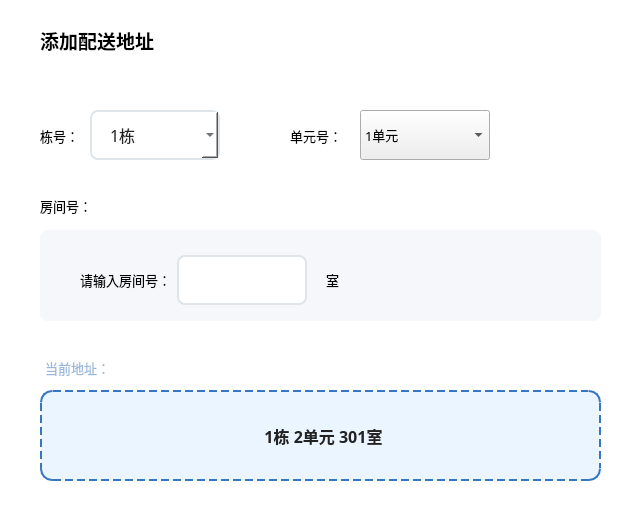
  <widget class="QFrame" name="frmInputArea">
   <property name="geometry">
    <rect>
     <x>69</x>
     <y>129</y>
     <width>641</width>
     <height>521</height>
    </rect>
   </property>
   <property name="minimumSize">
    <size>
     <width>514</width>
     <height>383</height>
    </size>
   </property>
   <property name="maximumSize">
    <size>
     <width>999999</width>
     <height>999999</height>
    </size>
   </property>
   <property name="styleSheet">
    <string notr="true">QFrame {
  background: #ffffff;
  border-radius: 20px;
  height: 864.62px;
  position: relative;
  box-shadow: 0px 2px 60px 0px rgba(20, 65, 120, 0.02);

}
</string>
   </property>
   <property name="frameShape">
    <enum>QFrame::StyledPanel</enum>
   </property>
   <property name="frameShadow">
    <enum>QFrame::Raised</enum>
   </property>
   <widget class="QLabel" name="label_2">
    <property name="geometry">
     <rect>
      <x>40</x>
      <y>10</y>
      <width>191</width>
      <height>61</height>
     </rect>
    </property>
    <property name="font">
     <font>
      <family>微软雅黑</family>
      <pointsize>14</pointsize>
      <weight>75</weight>
      <bold>true</bold>
     </font>
    </property>
    <property name="text">
     <string>添加配送地址</string>
    </property>
   </widget>
   <widget class="QLabel" name="label_3">
    <property name="geometry">
     <rect>
      <x>40</x>
      <y>120</y>
      <width>111</width>
      <height>31</height>
     </rect>
    </property>
    <property name="font">
     <font>
      <family>微软雅黑</family>
      <pointsize>10</pointsize>
     </font>
    </property>
    <property name="text">
     <string>栋号：</string>
    </property>
   </widget>
   <widget class="QLabel" name="label_7">
    <property name="geometry">
     <rect>
      <x>290</x>
      <y>120</y>
      <width>71</width>
      <height>31</height>
     </rect>
    </property>
    <property name="font">
     <font>
      <family>微软雅黑</family>
      <pointsize>10</pointsize>
     </font>
    </property>
    <property name="text">
     <string>单元号：</string>
    </property>
   </widget>
   <widget class="QLabel" name="label_9">
    <property name="geometry">
     <rect>
      <x>40</x>
      <y>190</y>
      <width>111</width>
      <height>31</height>
     </rect>
    </property>
    <property name="font">
     <font>
      <family>微软雅黑</family>
      <pointsize>10</pointsize>
     </font>
    </property>
    <property name="text">
     <string>房间号：</string>
    </property>
   </widget>
   <widget class="QFrame" name="frame_5">
    <property name="geometry">
     <rect>
      <x>40</x>
      <y>230</y>
      <width>561</width>
      <height>91</height>
     </rect>
    </property>
    <property name="styleSheet">
     <string notr="true">QFrame{  
background: #f5f7fa;
  border-radius: 8px;
  height: 102.57px;
  position: relative
}</string>
    </property>
    <property name="frameShape">
     <enum>QFrame::StyledPanel</enum>
    </property>
    <property name="frameShadow">
     <enum>QFrame::Raised</enum>
    </property>
    <widget class="QWidget" name="layoutWidget_3">
     <property name="geometry">
      <rect>
       <x>40</x>
       <y>10</y>
       <width>299</width>
       <height>81</height>
      </rect>
     </property>
     <layout class="QGridLayout" name="gridLayout_4">
      <item row="0" column="2">
       <widget class="QLineEdit" name="editRoom">
        <property name="minimumSize">
         <size>
          <width>130</width>
          <height>50</height>
         </size>
        </property>
        <property name="maximumSize">
         <size>
          <width>130</width>
          <height>50</height>
         </size>
        </property>
        <property name="styleSheet">
         <string notr="true">QLineEdit{
border: 2px solid #e0e5ea;         /* 浅灰色描边 */
    border-radius: 8px;               /* 圆角半径（根据高度调整）*/
    background: #fff;                  /* 白底 */
    font-family: 'Microsoft YaHei';
    font-size: 12px;                   /* 字体大小 */
    color: #222;                       /* 文字颜色 */
    padding-left: 18px;                /* 左侧内边距让文字不贴边 */
    height: 56px;                      /* 高度，和实际按钮一致 */
}</string>
        </property>
       </widget>
      </item>
      <item row="0" column="4">
       <widget class="QLabel" name="lblRoomSuffix">
        <property name="font">
         <font>
          <family>微软雅黑</family>
          <pointsize>10</pointsize>
         </font>
        </property>
        <property name="styleSheet">
         <string notr="true">QLabel{
rgba(25, 25, 25, 50)

}</string>
        </property>
        <property name="text">
         <string>室</string>
        </property>
       </widget>
      </item>
      <item row="0" column="3">
       <spacer name="horizontalSpacer_2">
        <property name="orientation">
         <enum>Qt::Horizontal</enum>
        </property>
        <property name="sizeType">
         <enum>QSizePolicy::Fixed</enum>
        </property>
        <property name="sizeHint" stdset="0">
         <size>
          <width>13</width>
          <height>20</height>
         </size>
        </property>
       </spacer>
      </item>
      <item row="0" column="0">
       <widget class="QLabel" name="lblRoomTip">
        <property name="font">
         <font>
          <family>微软雅黑</family>
          <pointsize>10</pointsize>
         </font>
        </property>
        <property name="styleSheet">
         <string notr="true">QLabel{
rgba(25, 25, 25, 50)

}</string>
        </property>
        <property name="text">
         <string>请输入房间号：</string>
        </property>
       </widget>
      </item>
     </layout>
    </widget>
   </widget>
   <widget class="QLabel" name="frmCurrentAddress">
    <property name="geometry">
     <rect>
      <x>40</x>
      <y>390</y>
      <width>561</width>
      <height>91</height>
     </rect>
    </property>
    <property name="font">
     <font>
      <family>Microsoft YaHei</family>
      <pointsize>12</pointsize>
      <weight>75</weight>
      <bold>true</bold>
     </font>
    </property>
    <property name="styleSheet">
     <string notr="true">QLabel {
    background: #eaf5ff;                           /* 浅蓝背景 */
    border: 2px dashed #3777c2;                    /* 蓝色虚线边框 */
    border-radius: 12px;                            /* 圆角 */
    color: #222;                                    /* 字体颜色 */
    font-family: 'Microsoft YaHei';
    font-weight: bold;                              /* 加粗 */
    padding: 14px 10px 14px 16px;                   /* 内边距（可调）*/
}
</string>
    </property>
    <property name="text">
     <string>1栋 2单元 301室</string>
    </property>
    <property name="alignment">
     <set>Qt::AlignCenter</set>
    </property>
   </widget>
   <widget class="QLabel" name="lblCurrentAddressTip">
    <property name="geometry">
     <rect>
      <x>40</x>
      <y>360</y>
      <width>101</width>
      <height>16</height>
     </rect>
    </property>
    <property name="font">
     <font>
      <family>Microsoft YaHei</family>
      <pointsize>10</pointsize>
      <weight>50</weight>
      <bold>false</bold>
     </font>
    </property>
    <property name="styleSheet">
     <string notr="true">QLabel {
    color: #99b7db;          /* 浅蓝灰色（比主文字浅）*/
    font-weight: normal;     /* 不加粗 */
    font-family: 'Microsoft YaHei';
    background: transparent; /* 通常不用背景 */
    padding-left: 2px;       /* 和内容略微错开一点 */
}
</string>
    </property>
    <property name="text">
     <string>当前地址：</string>
    </property>
   </widget>
   <widget class="QComboBox" name="cmbBuilding">
    <property name="geometry">
     <rect>
      <x>90</x>
      <y>110</y>
      <width>130</width>
      <height>50</height>
     </rect>
    </property>
    <property name="minimumSize">
     <size>
      <width>130</width>
      <height>50</height>
     </size>
    </property>
    <property name="maximumSize">
     <size>
      <width>130</width>
      <height>50</height>
     </size>
    </property>
    <property name="font">
     <font>
      <family>Microsoft YaHei</family>
      <pointsize>-1</pointsize>
     </font>
    </property>
    <property name="cursor">
     <cursorShape>ArrowCursor</cursorShape>
    </property>
    <property name="styleSheet">
     <string notr="true"> QComboBox{
 	border: 2px solid #e0e5ea; 
    border-radius: 8px;
    background: #fff; 
    font-family: 'Microsoft YaHei';
    font-size: 16px; 
    color: #222;
    padding-left: 18px; 
    height: 56px; 
}
</string>
    </property>
    <item>
     <property name="text">
      <string>1栋</string>
     </property>
    </item>
    <item>
     <property name="text">
      <string>2栋</string>
     </property>
    </item>
    <item>
     <property name="text">
      <string>3栋</string>
     </property>
    </item>
    <item>
     <property name="text">
      <string>4栋</string>
     </property>
    </item>
    <item>
     <property name="text">
      <string>5栋</string>
     </property>
    </item>
    <item>
     <property name="text">
      <string>6栋</string>
     </property>
    </item>
    <item>
     <property name="text">
      <string>7栋</string>
     </property>
    </item>
    <item>
     <property name="text">
      <string>8栋</string>
     </property>
    </item>
    <item>
     <property name="text">
      <string>9栋</string>
     </property>
    </item>
    <item>
     <property name="text">
      <string>10栋</string>
     </property>
    </item>
   </widget>
   <widget class="QComboBox" name="cmbUnit">
    <property name="geometry">
     <rect>
      <x>360</x>
      <y>110</y>
      <width>130</width>
      <height>50</height>
     </rect>
    </property>
    <property name="minimumSize">
     <size>
      <width>130</width>
      <height>50</height>
     </size>
    </property>
    <property name="maximumSize">
     <size>
      <width>130</width>
      <height>50</height>
     </size>
    </property>
    <property name="font">
     <font>
      <family>Microsoft YaHei</family>
      <pointsize>10</pointsize>
     </font>
    </property>
    <property name="styleSheet">
     <string notr="true"> QComboBox{\n 	border: 2px solid #e0e5ea; \n    border-radius: 8px;\n    background: #fff; \n    font-family: 'Microsoft YaHei';\n    font-size: 16px; \n    color: #222;\n    padding-left: 18px; \n    height: 56px; \n}\n</string>
    </property>
    <item>
     <property name="text">
      <string>1单元</string>
     </property>
    </item>
    <item>
     <property name="text">
      <string>2单元</string>
     </property>
    </item>
    <item>
     <property name="text">
      <string>3单元</string>
     </property>
    </item>
    <item>
     <property name="text">
      <string>4单元</string>
     </property>
    </item>
    <item>
     <property name="text">
      <string>5单元</string>
     </property>
    </item>
    <item>
     <property name="text">
      <string>6单元</string>
     </property>
    </item>
   </widget>
  </widget>
